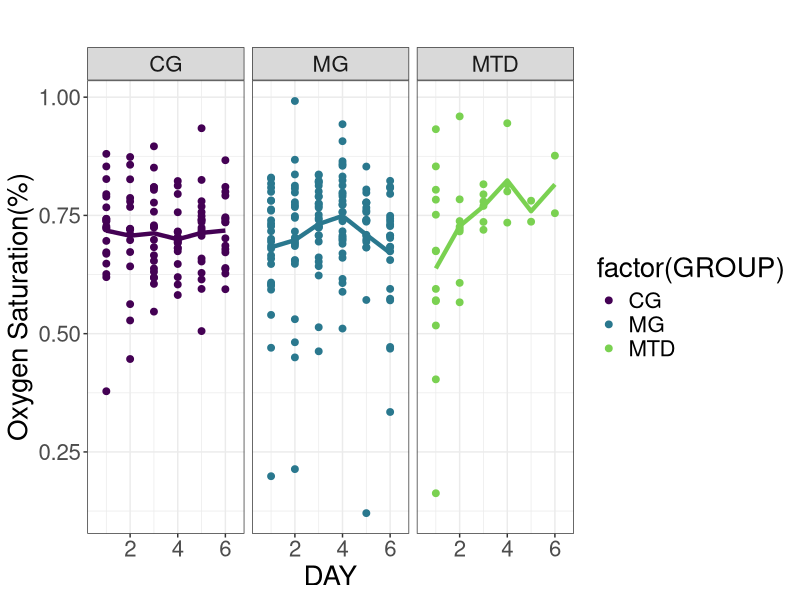
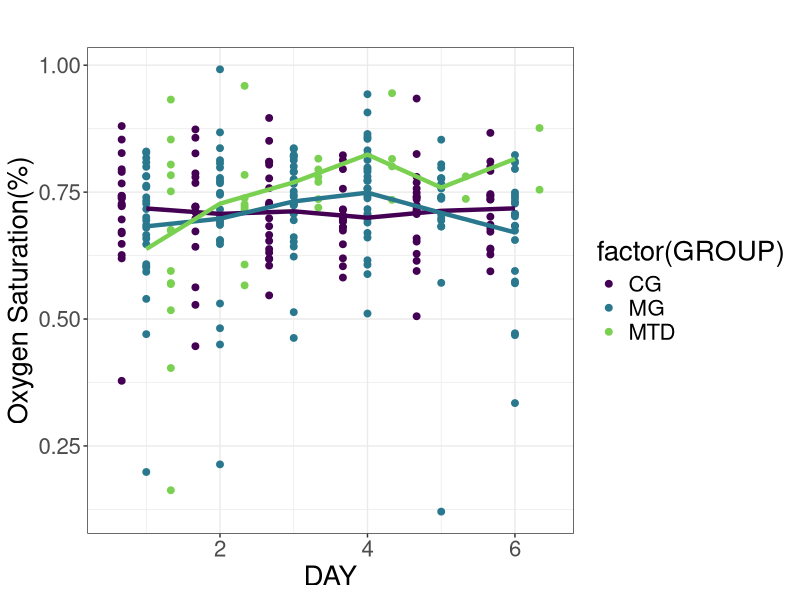
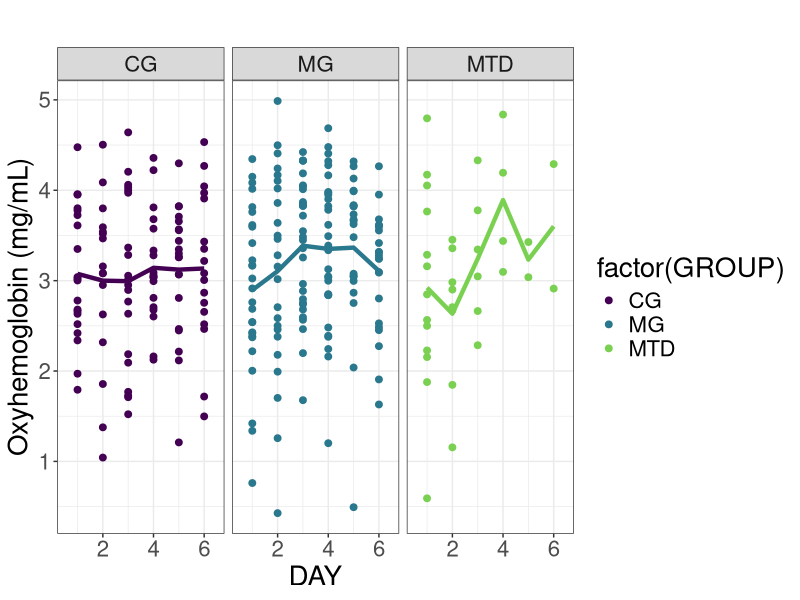
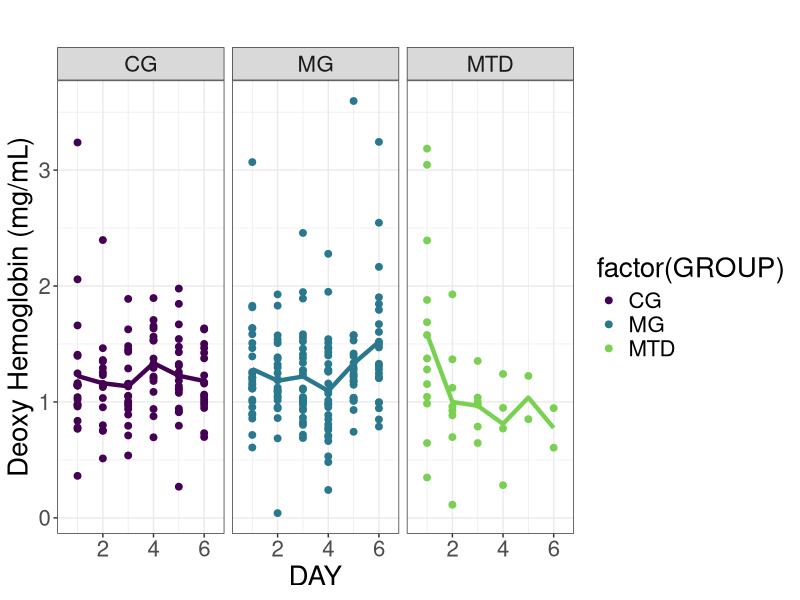
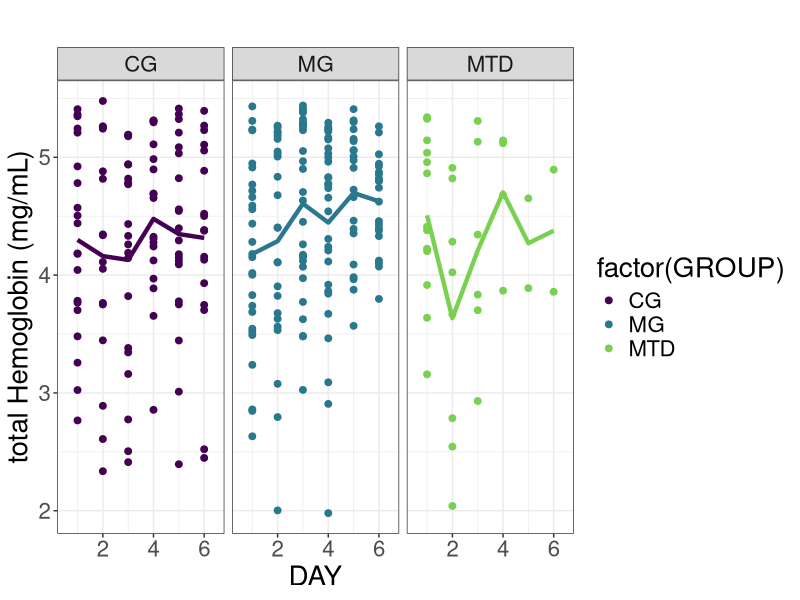
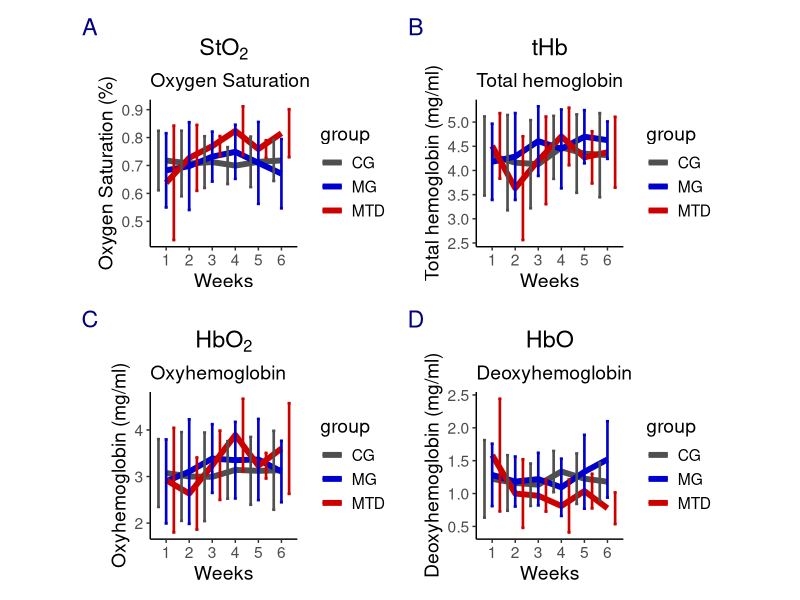
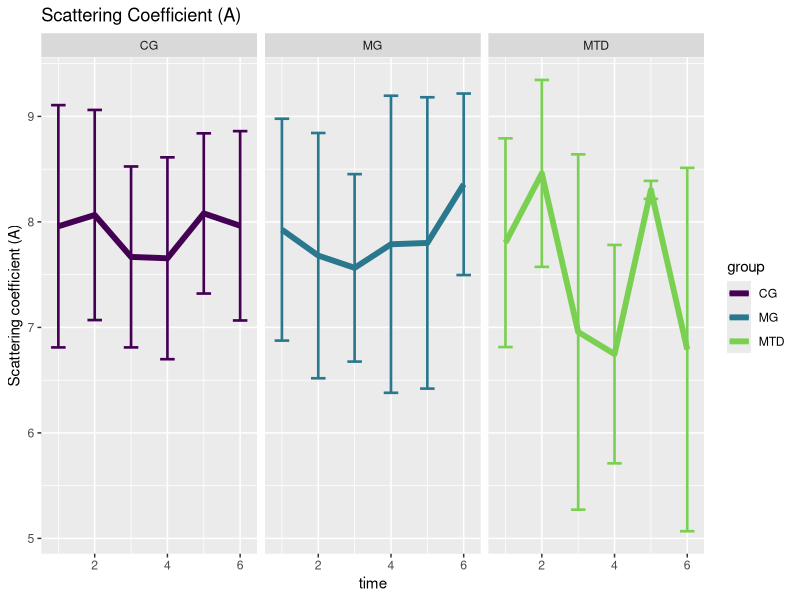
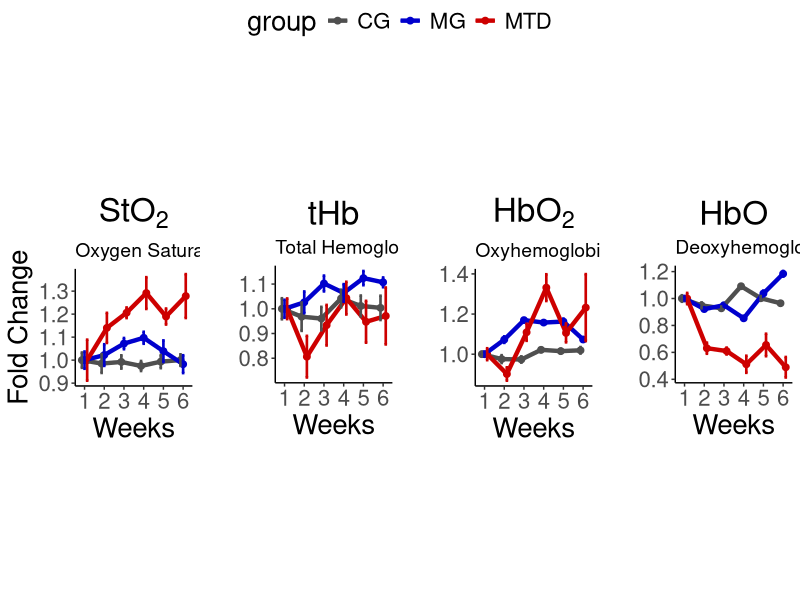

The R script that drew these images, in order:
#code to plot the StO2 per group with errorbars
library(readr)
library(multcomp)
library(here)
data1 <- read.csv(here("data","Extraction_merged_2018_2020_cohorts_v1.csv"))
attach(data1)
library("ggplot2")
library(scales)
library(nlme)
library(patchwork)
library(ggplot2)
pd<-position_dodge(0.2)

data1$STO2min<-(data1$STO2-data1$STO2_SD)
data1$STO2max<-(data1$STO2+data1$STO2_SD)
data1$HBmin<-(data1$HB-data1$HB_SD)
data1$HBmax<-(data1$HB+data1$HB_SD)
data1$Amin<-(data1$A-data1$A_SD)
data1$Amax<-(data1$A+data1$A_SD)
data1$Bmin<-(data1$B-data1$B_SD)
data1$Bmax<-(data1$B+data1$B_SD)

data1$HBO2<-(data1$HB*data1$STO2)
data1$HBO2_SD<-data1$HB_SD*data1$STO2
data1$HBO2max<-data1$HBO2+data1$HBO2_SD
data1$HBO2min<-data1$HBO2-data1$HBO2_SD

data1$HBO<-data1$HB*(1-data1$STO2)
data1$HBO_SD<-data1$HB_SD*(1-data1$STO2)
data1$HBOmax<-data1$HBO+data1$HBO_SD
data1$HBOmin<-data1$HBO-data1$HBO_SD

#Calculating means 
means1<-aggregate(data1$STO2, by=list(time=data1$DAY,group=data1$GROUP),na.rm=TRUE,FUN=mean) #from StO2
sdevs1<-aggregate(data1$STO2, by=list(time=data1$DAY,group=data1$GROUP),na.rm=TRUE,FUN=sd) #from StO2
means1$STO2<-means1$x
means1$SDSTO2<-sdevs1$x
means2<-aggregate(data1$HB, by=list(time=data1$DAY,group=data1$GROUP),na.rm=TRUE,FUN=mean) #from Hb
sdevs2<-aggregate(data1$HB, by=list(time=data1$DAY,group=data1$GROUP),na.rm=TRUE,FUN=sd) #from Hb
means2$HB<-means2$x
means2$HBSD<-sdevs2$x
means3<-aggregate(data1$A, by=list(time=data1$DAY,group=data1$GROUP),na.rm=TRUE,FUN=mean) #from Hb
sdevs3<-aggregate(data1$A, by=list(time=data1$DAY,group=data1$GROUP),na.rm=TRUE,FUN=sd) #from Hb
means3$A<-means3$x
means3$ASD<-sdevs3$x

OxyHbmeans<-aggregate(data1$HBO2, by=list(time=data1$DAY,group=data1$GROUP),na.rm=TRUE,FUN=mean) #from HbO2
OxyHbstd<-aggregate(data1$HBO2, by=list(time=data1$DAY,group=data1$GROUP),na.rm=TRUE,FUN=sd) #from HbO2
OxyHbmeans$OxyHemoglobin<-OxyHbmeans$x
OxyHbmeans$OxyHbSD<-OxyHbstd$x

DeoxyHbmeans<-aggregate(data1$HBO, by=list(time=data1$DAY,group=data1$GROUP),na.rm=TRUE,FUN=mean) #from Hb
DeoxyHbstd<-aggregate(data1$HBO, by=list(time=data1$DAY,group=data1$GROUP),na.rm=TRUE,FUN=sd) #from Hb
DeoxyHbmeans$DeoxyHemoglobin<-DeoxyHbmeans$x
DeoxyHbmeans$DeoxyHbSD<-DeoxyHbstd$x

##scatter plot per group

#StO2 plot per week per group with means ****best one****
pd=position_dodge(1.0)
ggplot(data1,aes(x=DAY, y=STO2))+theme_bw()+
  theme(text=element_text(size=20))+
  geom_point(aes(color=factor(GROUP)), position=pd, size=2)+
  stat_summary(aes(group=GROUP,color=factor(GROUP)), fun.y=mean, geom="line",linetype=1, size=1.5,show.legend=FALSE)+
  scale_color_viridis_d(end = 0.8)+
  labs(title='',y="Oxygen Saturation(%)")+
  facet_wrap(~GROUP,ncol=5)


####StO2 integrated plot
pd=position_dodge(1.0)
ggplot(data1,aes(x=DAY, y=STO2))+theme_bw()+
  theme(text=element_text(size=20))+
  geom_point(aes(color=factor(GROUP)), position=pd, size=2)+
  stat_summary(aes(group=GROUP,color=factor(GROUP)), fun.y=mean, geom="line",linetype=1, size=1.5,show.legend=FALSE)+
  scale_color_viridis_d(end = 0.8)+
  labs(title='',y="Oxygen Saturation(%)")


#HbO2 plot per week per group with means ****best one****
pd=position_dodge(1.0)
ggplot(data1,aes(x=DAY, y=HBO2))+theme_bw()+
  theme(text=element_text(size=20))+
  geom_point(aes(color=factor(GROUP)), position=pd, size=2)+
  stat_summary(aes(group=GROUP,color=factor(GROUP)), fun.y=mean, geom="line",linetype=1, size=1.5,show.legend=FALSE)+
  scale_color_viridis_d(end = 0.8)+
  labs(title='',y="Oxyhemoglobin (mg/mL)")+
  facet_wrap(~GROUP,ncol=5)

#HbO plot per week per group with means ****best one****
pd=position_dodge(1.0)
ggplot(data1,aes(x=DAY, y=HBO))+theme_bw()+
  theme(text=element_text(size=20))+
  geom_point(aes(color=factor(GROUP)), position=pd, size=2)+
  stat_summary(aes(group=GROUP,color=factor(GROUP)), fun.y=mean, geom="line",linetype=1, size=1.5,show.legend=FALSE)+
  scale_color_viridis_d(end = 0.8)+
  labs(title='',y="Deoxy Hemoglobin (mg/mL)")+
  facet_wrap(~GROUP,ncol=5)



#tHb plot per week per group with means ****best one****
pd=position_dodge(1.0)
ggplot(data1,aes(x=DAY, y=HB))+theme_bw()+
  theme(text=element_text(size=20))+
  geom_point(aes(color=factor(GROUP)), position=pd, size=2)+
  stat_summary(aes(group=GROUP,color=factor(GROUP)), fun.y=mean, geom="line",linetype=1, size=1.5,show.legend=FALSE)+
  scale_color_viridis_d(end = 0.8)+
  labs(title='',y="total Hemoglobin (mg/mL)")+
  facet_wrap(~GROUP,ncol=5)






###plotting mean values####
txt1<-14
g1<-ggplot(means1,aes(x=time,y=STO2))+geom_line(aes(color=group),size=2)+theme_classic()+
  geom_errorbar(aes(ymin=STO2-SDSTO2,ymax=STO2+SDSTO2,color=group),width=0.4, size=0.9,position=pd)+
  scale_color_manual(values=c('gray31','blue3','red3'))+
  scale_x_continuous(breaks=seq(1,6,1))+
  labs(title=expression(StO[2]),subtitle='Oxygen Saturation', y='Oxygen Saturation (%)', x='Weeks')+
  theme(plot.title = element_text(hjust = 0.5),
        plot.subtitle = element_text (size=14),
        text=element_text(size=txt1),
        aspect.ratio = 1)


g2<-ggplot(means2,aes(x=time,y=HB))+geom_line(aes(color=group),size=2)+theme_classic()+
  geom_errorbar(aes(ymin=HB-HBSD,ymax=HB+HBSD,color=group),width=0.4, size=0.9,position=pd)+
  scale_color_manual(values=c('gray31','blue3','red3'))+
  scale_x_continuous(breaks=seq(1,6,1))+
  labs(title=expression(tHb),subtitle='Total hemoglobin', y='Total hemoglobin (mg/ml)', x='Weeks')+
  theme(plot.title = element_text(hjust = 0.5),
        plot.subtitle = element_text (size=14),
        text=element_text(size=txt1),
        aspect.ratio = 1)

g3<-ggplot(OxyHbmeans,aes(x=time,y=OxyHemoglobin))+geom_line(aes(color=group),size=2)+theme_classic()+
  geom_errorbar(aes(ymin=OxyHemoglobin-OxyHbSD,ymax=OxyHemoglobin+OxyHbSD,color=group),width=0.4, size=0.9,position=pd)+
  scale_color_manual(values=c('gray31','blue3','red3'))+
  scale_x_continuous(breaks=seq(1,6,1))+
  labs(title=expression(HbO[2]),subtitle='Oxyhemoglobin ', y='Oxyhemoglobin (mg/ml)', x='Weeks')+
  theme(plot.title = element_text(hjust = 0.5),
        plot.subtitle = element_text (size=14),
        text=element_text(size=txt1),
        aspect.ratio = 1)

g4<-ggplot(DeoxyHbmeans,aes(x=time,y=DeoxyHemoglobin))+geom_line(aes(color=group),size=2)+theme_classic()+
  geom_errorbar(aes(ymin=DeoxyHemoglobin-DeoxyHbSD,ymax=DeoxyHemoglobin+DeoxyHbSD,color=group),width=0.4, size=0.9,position=pd)+
  scale_color_manual(values=c('gray31','blue3','red3'))+
  scale_x_continuous(breaks=seq(1,6,1))+
  labs(title=expression(HbO),subtitle='Deoxyhemoglobin ', y='Deoxyhemoglobin (mg/ml)', x='Weeks')+
  theme(plot.title = element_text(hjust = 0.5),
        plot.subtitle = element_text (size=14),
        text=element_text(size=txt1),
        aspect.ratio = 1)


##plotting
g1+g2+g3+g4+plot_layout(nrow=2)+
  plot_annotation(tag_levels='A')&
  theme(plot.tag=element_text(colour = 'navyblue'))


ggplot(means3,aes(x=time,y=A))+geom_line(aes(color=group),size=2)+
  geom_errorbar(aes(ymin=A-ASD,ymax=A+ASD,color=group),width=0.4, size=0.9,position=pd)+facet_wrap(~group)+
  scale_color_viridis_d(end = 0.8)+
  ggtitle("Scattering Coefficient (A)")+labs(y="Scattering coefficient (A)") #plot mean scattering coeff values

#Extract initial values per group
StO2basevals<-means1[means1$time==1, c("group", "STO2")] #extract initial StO2 values per group
means1<-merge(means1,StO2basevals, by.x="group", by.y='group',suffixes = c("","basevalue"))#copy StO2 base values per group

Hbbasevals<-means2[means2$time==1,c("group",'HB')] #extract initial Hb values per group
means2<-merge(means2,Hbbasevals, by.x="group", by.y='group',suffixes = c("","basevalue"))#copy StO2 base values per group


OxyHbbasevals<-OxyHbmeans[OxyHbmeans$time==1, c("group", "OxyHemoglobin")] #extract initial HbO2 values per group
OxyHbmeans<-merge(OxyHbmeans,OxyHbbasevals, by.x="group", by.y='group',suffixes = c("","basevalue"))#copy HbO2 base values per group


DeoxyHbbasevals<-DeoxyHbmeans[DeoxyHbmeans$time==1, c("group", "DeoxyHemoglobin")] #extract initial Hb values per group
DeoxyHbmeans<-merge(DeoxyHbmeans,DeoxyHbbasevals, by.x="group", by.y='group',suffixes = c("","basevalue"))#copy Hb base values per group

Abasevals<-means3[means3$time==1, c("group", "A")] #extract initial StO2 values per group
means3<-merge(means3,Abasevals, by.x="group", by.y='group',suffixes = c("","basevalue"))#copy StO2 base values per group

##getting a subset of StO2 values without NAs
library(dplyr)
Trimmed<-data1%>%filter(!is.na(STO2)) #extracting the non NA values 
Numbers<-aggregate(Trimmed$STO2, by=list(time=Trimmed$DAY,group=Trimmed$GROUP),FUN=length) #counting the number of occurrences per group per week
names(Numbers)<-c('Week','Group','Observations')
#Calculate fold change and pasting number of observations per group per week
##StO2
means1$StO2foldchange<-means1$STO2/means1$STO2basevalue #Mean StO2 fold change
means1$Observations<-Numbers$Observations
means1$StandErr<-means1$SDSTO2/(means1$Observations)^0.5
means1$FoldErr<-means1$StandErr/means1$STO2basevalue


##total hemoglobin
means2$Hbfoldchange<-means2$HB/means2$HBbasevalue #Mean Hb fold change
means2$Observations<-Numbers$Observations
means2$StandErr<-means2$HBSD/(means2$Observations)^0.5
means2$FoldErr<-means2$StandErr/means2$HBbasevalue

##A (reduced scattering coefficient)
means3$Afoldchange<-means3$A/means3$Abasevalue #Mean A fold change
means3$Observations<-Numbers$Observations
means3$StandErr<-means3$ASD/(means3$Observations)^0.5
means3$FoldErr<-means3$StandErr/means3$Abasevalue
###HbO2####
OxyHbmeans$OxyHbfoldchange<-OxyHbmeans$OxyHemoglobin/OxyHbmeans$OxyHemoglobinbasevalue
OxyHbmeans$Observations<-Numbers$Observations
OxyHbmeans$StandErr<-OxyHbmeans$OxyHbSD/(OxyHbmeans$Observations)
OxyHbmeans$FoldErr<-OxyHbmeans$StandErr/OxyHbmeans$OxyHemoglobinbasevalue

##Hb###
DeoxyHbmeans$DeoxyHbfoldchange<-DeoxyHbmeans$DeoxyHemoglobin/DeoxyHbmeans$DeoxyHemoglobinbasevalue
DeoxyHbmeans$Observations<-Numbers$Observations
DeoxyHbmeans$StandErr<-DeoxyHbmeans$DeoxyHbSD/(DeoxyHbmeans$Observations)
DeoxyHbmeans$FoldErr<-DeoxyHbmeans$StandErr/DeoxyHbmeans$DeoxyHemoglobinbasevalue

#plot fold changes
library(ggpubr)
pd=position_dodge(0.4)
txt<-20
p1<-ggplot(means1,aes(x=time, y=StO2foldchange))+theme_classic()+
  geom_point(aes(color=group,group=group),size=2, position=pd,show.legend = FALSE)+
  geom_line(aes(color=group,group=group),size=1.5,position=pd,show.legend = FALSE)+
  geom_errorbar(aes(ymin=StO2foldchange-FoldErr,ymax=StO2foldchange+FoldErr,color=group),width=0.4, size=0.9,position=pd,show.legend = FALSE)+
  scale_color_manual(values=c('gray31','blue3','red3'))+
  scale_x_continuous(breaks=seq(1,6,1))+
  labs(title=expression(StO[2]), subtitle='Oxygen Saturation',y='Fold Change', x='Weeks')+ #plot StO2 fold change
  theme(plot.title = element_text(hjust = 0.5),
        plot.subtitle = element_text (size=14),
        text=element_text(size=txt),
        aspect.ratio = 1)



p2<-ggplot(means2,aes(x=time, y=Hbfoldchange))+theme_classic()+
  geom_point(aes(color=group,group=group),size=2, position=pd,show.legend = FALSE)+
  geom_line(aes(color=group,group=group),size=1.5, position=pd,show.legend = FALSE)+
  geom_errorbar(aes(ymin=Hbfoldchange-FoldErr,ymax=Hbfoldchange+FoldErr,color=group),width=0.4, size=0.9, position=pd,show.legend = FALSE)+
  theme(text=element_text(size=txt),aspect.ratio = 1)+
  scale_color_manual(values=c('gray31','blue3','red3'))+
  scale_x_continuous(breaks=seq(1,6,1))+
  labs(title=expression(tHb), subtitle='Total Hemoglobin',y='', x='Weeks')+
  theme(plot.title = element_text(hjust = 0.5),
        plot.subtitle = element_text (size=14),
        text=element_text(size=txt),
        aspect.ratio = 1)


p3<-ggplot(means3,aes(x=time, y=Afoldchange))+theme_classic()+
  geom_point(aes(color=group,group=group),size=2, position=pd,show.legend = FALSE)+
  geom_line(aes(color=group,group=group),size=1.5, position=pd,show.legend = FALSE)+
  geom_errorbar(aes(ymin=Afoldchange-FoldErr,ymax=Afoldchange+FoldErr,color=group),width=0.4, size=0.9, position=pd,show.legend = FALSE)+
  theme(text=element_text(size=txt),aspect.ratio = 1)+
  scale_color_manual(values=c('gray31','blue3','red3'))+
  scale_x_continuous(breaks=seq(1,6,1))+labs(title=expression(mu[s]^{"'"}), y='', x='Weeks')+
  theme(plot.title = element_text(hjust = 0.5),
        plot.subtitle = element_text (size=14),
        text=element_text(size=txt),
        aspect.ratio = 1)


p4<-ggplot(OxyHbmeans,aes(x=time, y=OxyHbfoldchange))+theme_classic()+
  geom_point(aes(color=group,group=group),size=2, position=pd,show.legend = FALSE)+
  geom_line(aes(color=group,group=group),size=1.5,position=pd,show.legend = FALSE)+
  geom_errorbar(aes(ymin=OxyHbfoldchange-FoldErr,ymax=OxyHbfoldchange+FoldErr,color=group),width=0.4, size=0.9,position=pd,show.legend = FALSE)+
  scale_color_manual(values=c('gray31','blue3','red3'))+
  theme(text=element_text(size=txt),aspect.ratio = 1)+scale_x_continuous(breaks=seq(1,6,1))+
  labs(title=expression(HbO[2]), subtitle='Oxyhemoglobin', y='', x='Weeks')+
  theme(plot.title = element_text(hjust = 0.5),
        plot.subtitle = element_text (size=14),
        text=element_text(size=txt),
        aspect.ratio = 1)


p5<-ggplot(DeoxyHbmeans,aes(x=time, y=DeoxyHbfoldchange))+theme_classic()+
  geom_point(aes(color=group,group=group),size=2, position=pd)+
  geom_line(aes(color=group,group=group),size=1.5,position=pd)+
  geom_errorbar(aes(ymin=DeoxyHbfoldchange-FoldErr,ymax=DeoxyHbfoldchange+FoldErr,color=group),width=0.4, size=0.9,position=pd)+
  theme(text=element_text(size=txt),aspect.ratio = 1)+
  scale_color_manual(values=c('gray31','blue3','red3'))+
  scale_x_continuous(breaks=seq(1,6,1))+
  labs(title=expression(HbO),subtitle='Deoxyhemoglobin', y='', x='Weeks')+
  theme(plot.title = element_text(hjust = 0.5),
        plot.subtitle = element_text (size=14),
        text=element_text(size=txt),
        aspect.ratio = 1)

ggarrange(p1,p2,p4,p5,nrow=1,common.legend = TRUE)

p1+p2+p4+p5+
  plot_layout(nrow=2)+
  plot_annotation(tag_levels='A')&
  theme(plot.tag=element_text(colour = 'navyblue'))


#StO2 plot per week per group with means ****best one****
# pd=position_dodge(1.0)
# ggplot(data1,aes(x=DAY, y=STO2, linetype=TUMOR))+theme_bw()+
#   theme(text=element_text(size=20))+
#   geom_point(aes(color=factor(TUMOR)), position=pd, size=2)+
#   geom_line(aes(color=factor(TUMOR)), position=pd,size=1)+
#   scale_x_continuous(breaks=seq(1,6,1))+
#   geom_errorbar(aes(ymin=STO2min, ymax=STO2max,color=factor(TUMOR),linetype=NULL), width=2,position=pd,size=0.6,show.legend = FALSE)+
#   geom_text(data = data1, aes(x = 4.35, y = STO2, label = TUMOR),
#             size = 4, hjust = 1, fontface = "bold")+
#   stat_summary(aes(group=GROUP), fun.y=mean, geom="line",linetype=1, size=1.5,show.legend=FALSE)+
#   labs(title='',y="Oxygen Saturation(%)")+
#   facet_wrap(~ID,ncol=5)




#StO2 plot per week per subject per group MG **best**
library(ggrepel)
library(grid)
library(tidyverse)


#geom_label_repel(data=subset(data1,GROUP=='MG'),aes(label = TUMOR , fill=factor(TUMOR)),
#box.padding   = 0.35, 
#point.padding = 0.5,
#color ='black',
#show.legend = FALSE)+

#StO2 plots 
#################################################################

#MG group
pd=position_dodge(1.0)
ggplot(data=subset(data1,GROUP=='MG'),aes(x=DAY, y=STO2, linetype=TUMOR))+theme_bw()+
  geom_point(aes(color=TUMOR), position=pd, size=2, show.legend = FALSE)+
  geom_line(aes(color=factor(TUMOR)), position=pd,size=2, linetype="solid")+
  scale_x_continuous(breaks=seq(1,6,1))+
  geom_errorbar(aes(ymin=STO2min, ymax=STO2max,
                    color=factor(TUMOR),
                    linetype=NULL), width=0.5,position=pd,size=1,show.legend = FALSE)+
  scale_color_viridis_d(end = 0.75)+
  guides(color = guide_legend(override.aes = list(size = 6)))+
  stat_summary(aes(group=GROUP), fun.y=mean, geom="line",linetype=1, size=1.5,show.legend=FALSE)+
  facet_wrap(~ID,nrow=2)+
  labs(title='METRONOMIC',y="Oxygen Saturation(%)")+
  theme(text=element_text(size=20),plot.title = element_text(hjust = 0.5),
        legend.text=element_text(size=20),legend.position = "bottom",aspect.ratio = 0.75)



#tHb plots
#################################################################
#MG group
pd=position_dodge(1.0)
ggplot(data=subset(data1,GROUP=='MG'),aes(x=DAY, y=HB, linetype=TUMOR))+theme_bw()+
  geom_point(aes(color=TUMOR), position=pd, size=2, show.legend = FALSE)+
  geom_line(aes(color=factor(TUMOR)), position=pd,size=2, linetype="solid")+
  scale_x_continuous(breaks=seq(1,6,1))+
  geom_errorbar(aes(ymin=HBmin, ymax=HBmax,
                    color=factor(TUMOR),
                    linetype=NULL), width=0.5,position=pd,size=1,show.legend = FALSE)+
  scale_color_viridis_d(end = 0.75)+
  guides(color = guide_legend(override.aes = list(size = 6)))+
  stat_summary(aes(group=GROUP), fun.y=mean, geom="line",linetype=1, size=1.5,show.legend=FALSE)+
  facet_wrap(~ID,nrow=2)+
  labs(title='METRONOMIC',y="Total hemoglobin (mg/mL)")+
  theme(text=element_text(size=20),plot.title = element_text(hjust = 0.5),
        legend.text=element_text(size=20),legend.position = "bottom",aspect.ratio = 0.75)


#HbO2 plots
################################
#MG group
library(ggrepel)
library(tidyverse)
pd=position_dodge(1.0)
ggplot(data=subset(data1,GROUP=='MG'),aes(x=DAY, y=HBO2, linetype=TUMOR))+theme_bw()+
  geom_point(aes(color=TUMOR), position=pd, size=2, show.legend = FALSE)+
  geom_line(aes(color=factor(TUMOR)), position=pd,size=2, linetype="solid")+
  scale_x_continuous(breaks=seq(1,6,1))+
  geom_errorbar(aes(ymin=HBO2min, ymax=HBO2max,
                    color=factor(TUMOR),
                    linetype=NULL), width=0.5,position=pd,size=1,show.legend = FALSE)+
  scale_color_viridis_d(end = 0.75)+
  guides(color = guide_legend(override.aes = list(size = 6)))+
  stat_summary(aes(group=GROUP), fun.y=mean, geom="line",linetype=1, size=1.5,show.legend=FALSE)+
  facet_wrap(~ID,nrow =2)+
  labs(title='METRONOMIC',y="HbO2(mg/mL)")+
  theme(text=element_text(size=20),plot.title = element_text(hjust = 0.5),
        legend.text=element_text(size=20),legend.position = "bottom",aspect.ratio = 0.75)


#HbO plots
##############################
#MG group
pd=position_dodge(1.0)
ggplot(data=subset(data1,GROUP=='MG'),aes(x=DAY, y=HBO, linetype=TUMOR))+theme_bw()+
  geom_point(aes(color=TUMOR), position=pd, size=2, show.legend = FALSE)+
  geom_line(aes(color=factor(TUMOR)), position=pd,size=2, linetype="solid")+
  scale_x_continuous(breaks=seq(1,6,1))+
  geom_errorbar(aes(ymin=HBOmin, ymax=HBOmax,
                    color=factor(TUMOR),
                    linetype=NULL), width=0.5,position=pd,size=1,show.legend = FALSE)+
  scale_color_viridis_d(end = 0.75)+
  guides(color = guide_legend(override.aes = list(size = 6)))+
  stat_summary(aes(group=GROUP), fun.y=mean, geom="line",linetype=1, size=1.5,show.legend=FALSE)+
  facet_wrap(~ID,nrow=2)+
  labs(title='METRONOMIC',y=" Deoxyhemoglobin (mg/mL)")+
  theme(text=element_text(size=20),plot.title = element_text(hjust = 0.5),
        legend.text=element_text(size=20),legend.position = "bottom",aspect.ratio = 0.75)



####Mean values
